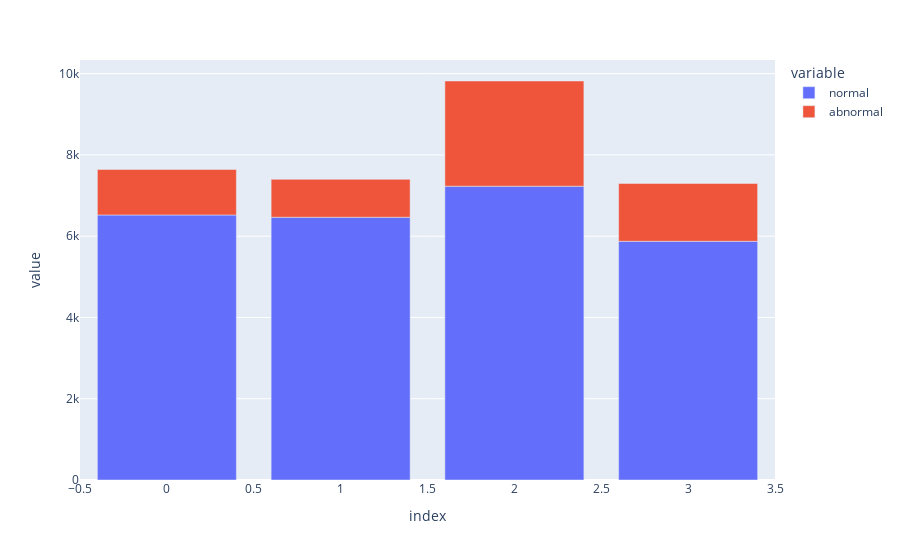

This figure's notebook cell:
### Code cell
fig_5 = px.bar([valve_df.sum(), pump_df.sum(), fan_df.sum(), slide_rail_df.sum()])
fig_5.show()

### Figure 1 — Plotly figure (JSON) as saved in the notebook; plotly's stock layout.template omitted (floating-point values rounded to 4 significant figures)
{"data": [{"alignmentgroup": "True", "hovertemplate": "variable=normal<br>index=%{x}<br>value=%{y}<extra></extra>", "legendgroup": "normal", "marker": {"color": "#636efa", "pattern": {"shape": ""}}, "name": "normal", "offsetgroup": "normal", "orientation": "v", "showlegend": true, "textposition": "auto", "type": "bar", "x": [0, 1, 2, 3], "xaxis": "x", "y": [6522, 6466, 7230, 5874], "yaxis": "y"}, {"alignmentgroup": "True", "hovertemplate": "variable=abnormal<br>index=%{x}<br>value=%{y}<extra></extra>", "legendgroup": "abnormal", "marker": {"color": "#EF553B", "pattern": {"shape": ""}}, "name": "abnormal", "offsetgroup": "abnormal", "orientation": "v", "showlegend": true, "textposition": "auto", "type": "bar", "x": [0, 1, 2, 3], "xaxis": "x", "y": [1119, 933, 2589, 1424], "yaxis": "y"}], "layout": {"barmode": "relative", "legend": {"title": {"text": "variable"}, "tracegroupgap": 0}, "margin": {"t": 60}, "xaxis": {"anchor": "y", "domain": [0, 1], "title": {"text": "index"}}, "yaxis": {"anchor": "x", "domain": [0, 1], "title": {"text": "value"}}}}
